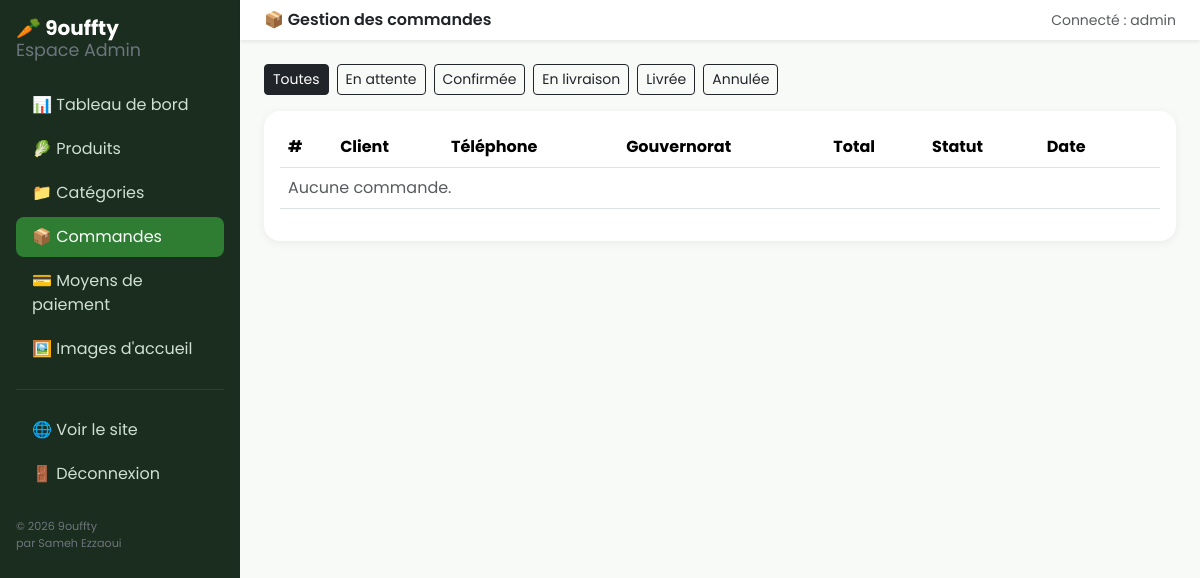
/gestion/commandes/ (signed in), run on an earlier commit of the app's database.
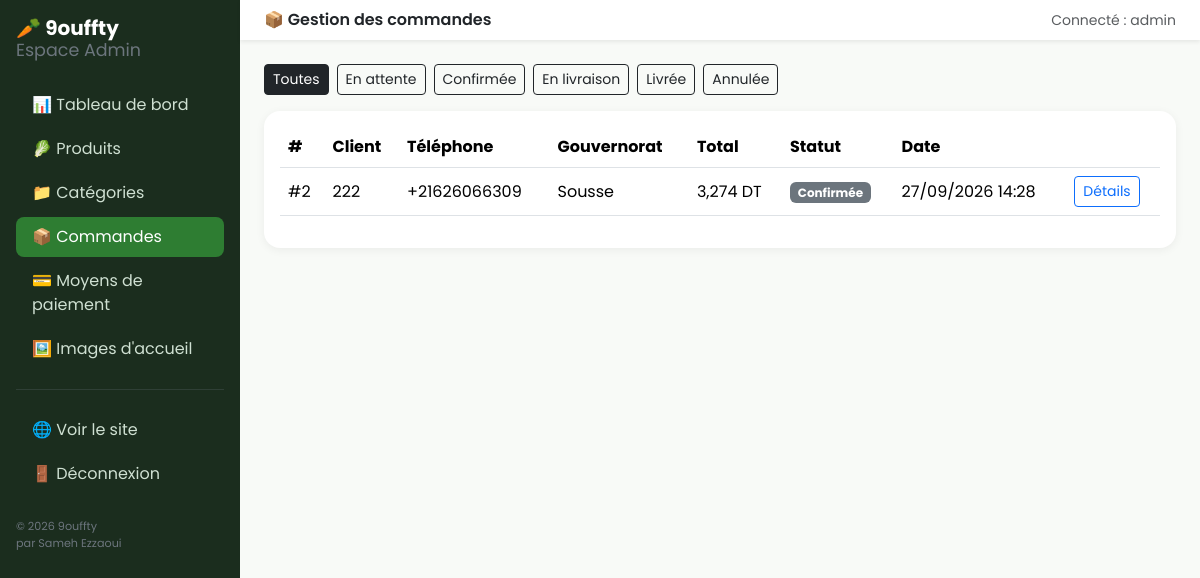
And on a later commit of the database.
### boutique/models.py (models this page shows, shortened)
class Commande(models.Model):
    STATUT_CHOICES = [
        ('en_attente', 'En attente'),
        ('confirmee', 'Confirmée'),
        ('en_livraison', 'En livraison'),
        ('livree', 'Livrée'),
        ('annulee', 'Annulée'),
    ]
    GOUVERNORAT_CHOICES = [
        ('Ariana', 'Ariana'), ('Béja', 'Béja'), ('Ben Arous', 'Ben Arous'),
        ('Bizerte', 'Bizerte'), ('Gabès', 'Gabès'), ('Gafsa', 'Gafsa'),
        ('Jendouba', 'Jendouba'), ('Kairouan', 'Kairouan'), ('Kasserine', 'Kasserine'),
        ('Kébili', 'Kébili'), ('Kef', 'Le Kef'), ('Mahdia', 'Mahdia'),
        ('Manouba', 'Manouba'), ('Médenine', 'Médenine'), ('Monastir', 'Monastir'),
        ('Nabeul', 'Nabeul'), ('Sfax', 'Sfax'), ('Sidi Bouzid', 'Sidi Bouzid'),
        ('Siliana', 'Siliana'), ('Sousse', 'Sousse'), ('Tataouine', 'Tataouine'),
        ('Tozeur', 'Tozeur'), ('Tunis', 'Tunis'), ('Zaghouan', 'Zaghouan'),
    ]
    nom_client = models.CharField(max_length=150)
    telephone = models.CharField(max_length=20)
    adresse = models.TextField()
    gouvernorat = models.CharField(max_length=30, choices=GOUVERNORAT_CHOICES, default='Monastir')
    email = models.EmailField(blank=True)
    statut = models.CharField(max_length=20, choices=STATUT_CHOICES, default='en_attente')
    date_commande = models.DateTimeField(auto_now_add=True)
    date_maj = models.DateTimeField(auto_now=True)
    note = models.TextField(blank=True, help_text="Note du client ou consigne de livraison")
    class Meta:
        verbose_name = "Commande"
        verbose_name_plural = "Commandes"
        ordering = ['-date_commande']
    @property
    def total(self):
        return sum(ligne.sous_total for ligne in self.lignes.all())

class LigneCommande(models.Model):
    commande = models.ForeignKey(Commande, related_name='lignes', on_delete=models.CASCADE)
    produit = models.ForeignKey(Produit, related_name='lignes_commande', on_delete=models.SET_NULL, null=True)
    nom_produit = models.CharField(max_length=150)
    prix_unitaire = models.DecimalField(max_digits=8, decimal_places=3)
    quantite = models.PositiveIntegerField(default=1)
    @property
    def sous_total(self):
        return self.prix_unitaire * self.quantite

### dashboard/views.py (the view)
# urls.py: path('commandes/', views.commandes_liste, name='commandes_liste'),
@login_required(login_url='dashboard:login')
@user_passes_test(est_staff, login_url='dashboard:login')
def commandes_liste(request):
    commandes = Commande.objects.all()
    statut = request.GET.get('statut')
    if statut:
        commandes = commandes.filter(statut=statut)
    return render(request, 'dashboard/commandes_liste.html', {
        'commandes': commandes,
        'statut_actif': statut or '',
        'statuts': Commande.STATUT_CHOICES,
    })

### boutique/context_processors.py (called while the page is built)
def types_categories(request):
    types_utilises = (
        Categorie.objects.values_list('type_produit', flat=True).distinct()
    )
    choices_dict = dict(Categorie.TYPE_CHOICES)
    types_disponibles = [
        (code, choices_dict.get(code, code)) for code in types_utilises
    ]
    types_disponibles.sort(key=lambda t: t[1])
    return {'types_produits_nav': types_disponibles}

def moyens_paiement_global(request):
    return {'moyens_paiement_global': MoyenPaiement.objects.filter(actif=True)}

### dashboard/views.py (called while the page is built)
def est_staff(user):
    return user.is_active and user.is_staff

### templates/dashboard/commandes_liste.html (shortened to what this page needs)
{% extends 'dashboard/base_dashboard.html' %}
{% block header %}📦 Gestion des commandes{% endblock %}
{% block dashboard_content %}
<div class="d-flex flex-wrap gap-2 mb-3">
  <a href="{% url 'dashboard:commandes_liste' %}" class="btn btn-sm {% if not statut_actif %}btn-dark{% else %}btn-outline-dark{% endif %}">Toutes</a>
  {% for val, label in statuts %}
    <a href="?statut={{ val }}" class="btn btn-sm {% if statut_actif == val %}btn-dark{% else %}btn-outline-dark{% endif %}">{{ label }}</a>
  {% endfor %}
</div>
<div class="card stat-card p-3">
  <div class="table-responsive">
    <table class="table align-middle">
      <thead><tr><th>#</th><th>Client</th><th>Téléphone</th><th>Gouvernorat</th><th>Total</th><th>Statut</th><th>Date</th><th></th></tr></thead>
      <tbody>
        {% for c in commandes %}
        <tr>
          <td>#{{ c.id }}</td>
          <td>{{ c.nom_client }}</td>
          <td>{{ c.telephone }}</td>
          <td>{{ c.gouvernorat }}</td>
          <td>{{ c.total }} DT</td>
          <td><span class="badge bg-secondary">{{ c.get_statut_display }}</span></td>
          <td>{{ c.date_commande|date:"d/m/Y H:i" }}</td>
          <td><a href="{% url 'dashboard:commande_detail' c.pk %}" class="btn btn-sm btn-outline-primary">Détails</a></td>
        </tr>
        {% empty %}
        <tr><td colspan="8" class="text-muted">Aucune commande.</td></tr>
        {% endfor %}
      </tbody>
    </table>
  </div>
</div>
{% endblock %}

What changed in the data, as far as the page shows it:
added Commande: id "2", nom_client "222", telephone "+21626066309", gouvernorat "Sousse", total "3,274", statut "Confirmée", date_commande "27/09/2026 14:28"
Also different on the page:
text no longer shown: "Aucune commande."
